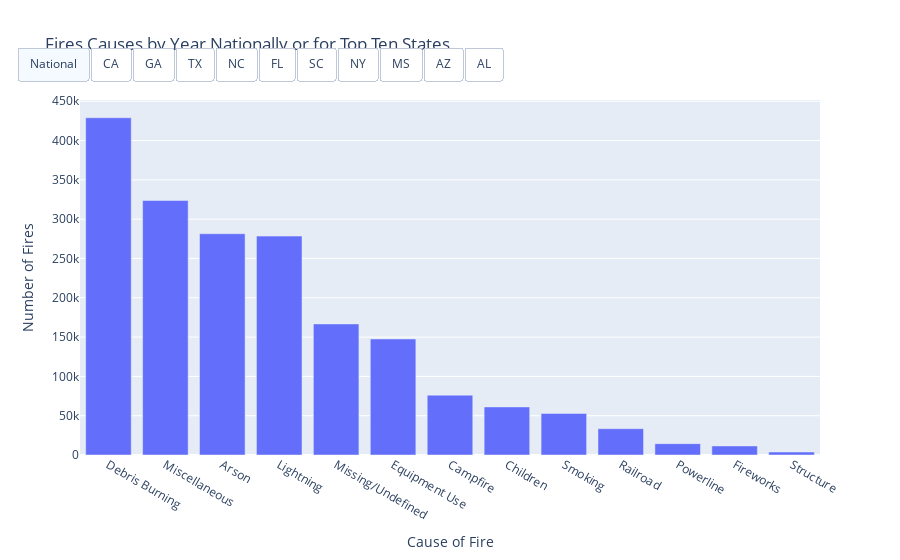

Notebook cell for this chart:
### Code cell
fire_cause_df = df[['OBJECTID','STAT_CAUSE_DESCR','STATE']]

national_cause = fire_cause_df.groupby('STAT_CAUSE_DESCR').count().drop('STATE', axis=1)
ca_cause = fire_cause_df[(fire_cause_df['STATE']== 'CA')].groupby('STAT_CAUSE_DESCR').count().drop('STATE', axis=1)
ga_cause = fire_cause_df[(fire_cause_df['STATE']== 'GA')].groupby('STAT_CAUSE_DESCR').count().drop('STATE', axis=1)
tx_cause = fire_cause_df[(fire_cause_df['STATE']== 'TX')].groupby('STAT_CAUSE_DESCR').count().drop('STATE', axis=1)
nc_cause = fire_cause_df[(fire_cause_df['STATE']== 'NC')].groupby('STAT_CAUSE_DESCR').count().drop('STATE', axis=1)
fl_cause = fire_cause_df[(fire_cause_df['STATE']== 'FL')].groupby('STAT_CAUSE_DESCR').count().drop('STATE', axis=1)
sc_cause = fire_cause_df[(fire_cause_df['STATE']== 'SC')].groupby('STAT_CAUSE_DESCR').count().drop('STATE', axis=1)
ny_cause = fire_cause_df[(fire_cause_df['STATE']== 'NY')].groupby('STAT_CAUSE_DESCR').count().drop('STATE', axis=1)
ms_cause = fire_cause_df[(fire_cause_df['STATE']== 'MS')].groupby('STAT_CAUSE_DESCR').count().drop('STATE', axis=1)
az_cause = fire_cause_df[(fire_cause_df['STATE']== 'AZ')].groupby('STAT_CAUSE_DESCR').count().drop('STATE', axis=1)
al_cause = fire_cause_df[(fire_cause_df['STATE']== 'AL')].groupby('STAT_CAUSE_DESCR').count().drop('STATE', axis=1)

fig2 = px.bar(national_cause, labels={
                     "STAT_CAUSE_DESCR": "Cause of Fire",
                     "value": "Number of Fires"},
                title='Fires Causes by Year Nationally or for Top Ten States '
            )

fig2.update_layout(
    updatemenus=[
        dict(type="buttons",
            direction="right",
            x=0.57,
            y=1.15,
            showactive=True,
            buttons=list(
                [
                dict(
                    label= 'National',
                    method="update",
                    args=[{"y" : [national_cause.OBJECTID]}]),
                
                dict(
                    label= 'CA',
                    method="update",
                    args=[{"y" : [ca_cause.OBJECTID]}]),
                
                dict(
                    label= 'GA',
                    method="update",
                    args=[{"y" : [ga_cause.OBJECTID]}]),
                
                dict(
                    label= 'TX',
                    method="update",
                    args=[{"y" : [tx_cause.OBJECTID]}]),
                
                dict(
                    label= 'NC',
                    method="update",
                    args=[{"y" : [nc_cause.OBJECTID]}]),
                
                dict(
                    label= 'FL',
                    method="update",
                    args=[{"y" : [fl_cause.OBJECTID]}]),
                
                dict(
                    label= 'SC',
                    method="update",
                    args=[{"y" : [sc_cause.OBJECTID]}]),
                
                dict(
                    label= 'NY',
                    method="update",
                    args=[{"y" : [ny_cause.OBJECTID]}]),
                
                dict(
                    label= 'MS',
                    method="update",
                    args=[{"y" : [ms_cause.OBJECTID]}]),
                
                dict(
                    label= 'AZ',
                    method="update",
                    args=[{"y" : [az_cause.OBJECTID]}]),
                
                dict(
                    label= 'AL',
                    method="update",
                    args=[{"y" : [al_cause.OBJECTID]}]),
                                ]
            ))                    
        ]
    )                     

fig2. update_layout(showlegend=False, xaxis={'categoryorder':'total descending'})
fig2.show()

### Figure 1 — Plotly figure (JSON) as saved in the notebook; plotly's stock layout.template omitted (floating-point values rounded to 4 significant figures)
{"data": [{"alignmentgroup": "True", "hovertemplate": "variable=OBJECTID<br>Cause of Fire=%{x}<br>Number of Fires=%{y}<extra></extra>", "legendgroup": "OBJECTID", "marker": {"color": "#636efa", "pattern": {"shape": ""}}, "name": "OBJECTID", "offsetgroup": "OBJECTID", "orientation": "v", "showlegend": true, "textposition": "auto", "type": "bar", "x": ["Arson", "Campfire", "Children", "Debris Burning", "Equipment Use", "Fireworks", "Lightning", "Miscellaneous", "Missing/Undefined", "Powerline", "Railroad", "Smoking", "Structure"], "xaxis": "x", "y": [281455, 76139, 61167, 429028, 147612, 11500, 278468, 323805, 166723, 14448, 33455, 52869, 3796], "yaxis": "y"}], "layout": {"barmode": "relative", "legend": {"title": {"text": "variable"}, "tracegroupgap": 0}, "showlegend": false, "title": {"text": "Fires Causes by Year Nationally or for Top Ten States "}, "updatemenus": [{"buttons": [{"args": [{"y": [[281455, 76139, 61167, 429028, 147612, 11500, 278468, 323805, 166723, 14448, 33455, 52869, 3796]]}], "label": "National", "method": "update"}, {"args": [{"y": [[19635, 9516, 6930, 14318, 39407, 219, 27000, 51943, 12605, 1198, 720, 5936, 123]]}], "label": "CA", "method": "update"}, {"args": [{"y": [[29757, 3338, 7203, 88199, 13546, 7748, 11017, 10, 3, 3050, 4994, 2]]}], "label": "GA", "method": "update"}, {"args": [{"y": [[9224, 1792, 1519, 56172, 16067, 266, 6797, 39822, 973, 4351, 1123, 3903, 12]]}], "label": "TX", "method": "update"}, {"args": [{"y": [[18059, 588, 7608, 39020, 7611, 240, 1934, 12460, 16397, 96, 1082, 6164, 18]]}], "label": "NC", "method": "update"}, {"args": [{"y": [[7169, 1937, 4414, 11594, 12851, 114, 21806, 10083, 3151, 495, 15174, 1341, 132]]}], "label": "FL", "method": "update"}, {"args": [{"y": [[14309, 445, 3073, 25081, 3945, 82, 1996, 7586, 22372, 238, 495, 1532, 161]]}], "label": "SC", "method": "update"}, {"args": [{"y": [[10111, 1218, 1125, 6407, 1199, 20, 5246, 49620, 14, 899, 66, 4816, 129]]}], "label": "NY", "method": "update"}, {"args": [{"y": [[33134, 1593, 401, 22093, 1216, 9, 551, 10869, 7958, 6, 357, 1043]]}], "label": "MS", "method": "update"}, {"args": [{"y": [[5341, 6090, 2551, 4458, 2473, 240, 28776, 12919, 6125, 61, 381, 2122, 49]]}], "label": "AZ", "method": "update"}, {"args": [{"y": [[21826, 3931, 1022, 21785, 3144, 57, 1320, 10503, 75, 255, 1110, 1388, 154]]}], "label": "AL", "method": "update"}], "direction": "right", "showactive": true, "type": "buttons", "x": 0.57, "y": 1.15}], "xaxis": {"anchor": "y", "categoryorder": "total descending", "domain": [0, 1], "title": {"text": "Cause of Fire"}}, "yaxis": {"anchor": "x", "domain": [0, 1], "title": {"text": "Number of Fires"}}}}
